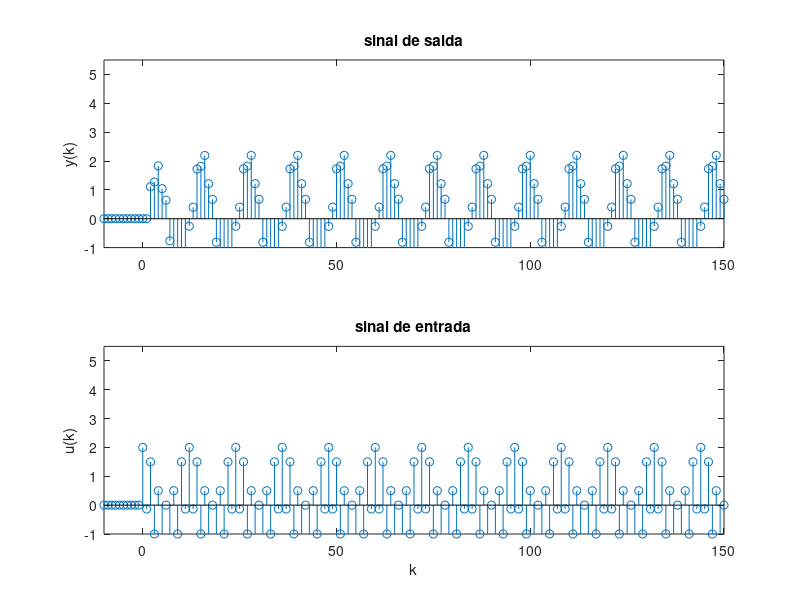

MATLAB code for this plot:
#Aula 8
clear u k y L

% complete o comando seguinte com os valores
% que lhe foram indicados:
A1= 1.2124
A2= -0.4900
B1= 0.5552

function [sinal,k]=degrau(k)
	sinal=1*(k>=0);
end

k=-10:150;
u=degrau(k).*( cos( (pi/6).*k ) + cos( pi.*k ) );
%inicializacao de sistema (inicialmente em repouso)
y=zeros(size(k));

L=length(k);
for ind=3:L
	y(ind) = A1*y(ind-1) + A2*y(ind-2) + B1*u(ind-2);
end

figure(1)
subplot(211)
stem(k,y)
axis([-10 150  -1  5.5])
ylabel('y(k)')
title('sinal de saida')
subplot(212)
stem(k,u)
axis([-10 150  -1  5.5])
ylabel('u(k)')
xlabel('k')
title('sinal de entrada')
